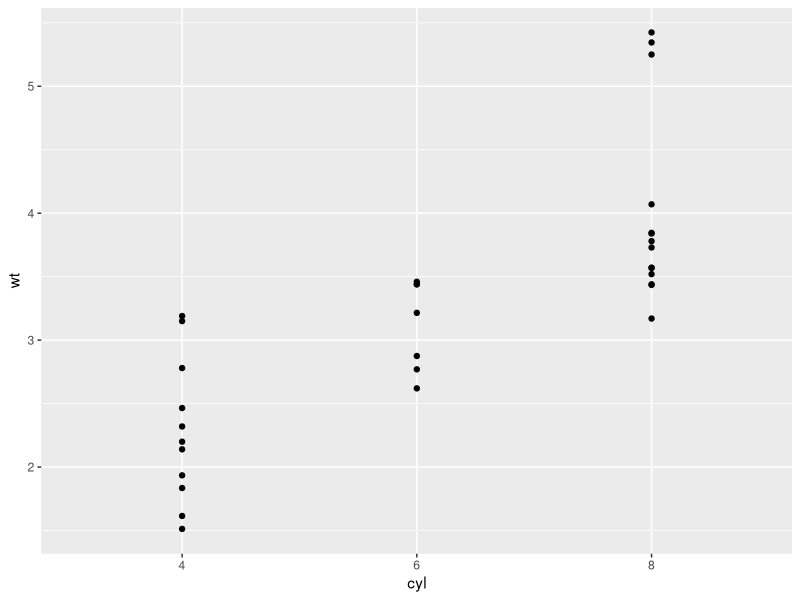
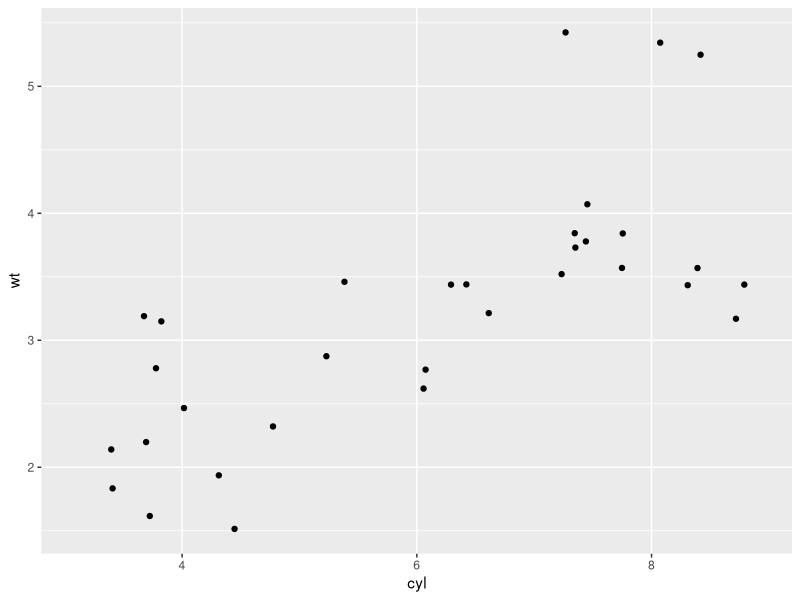
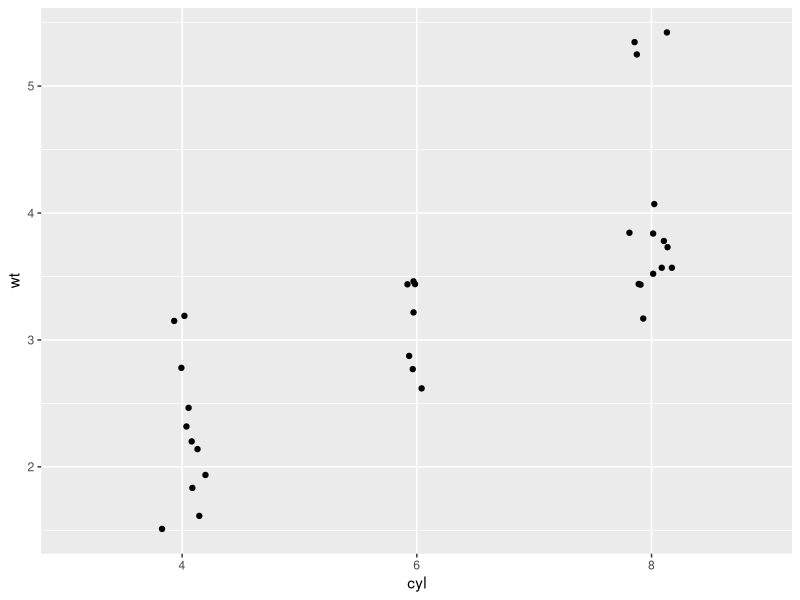
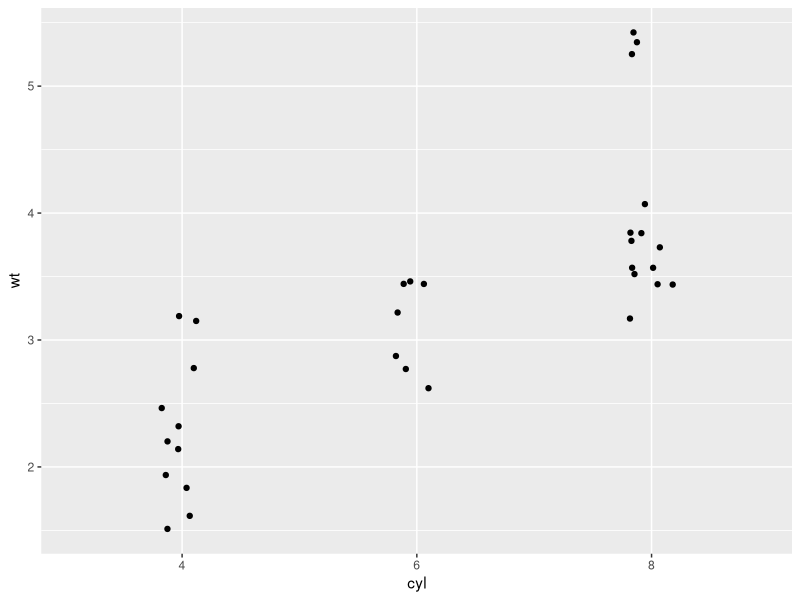
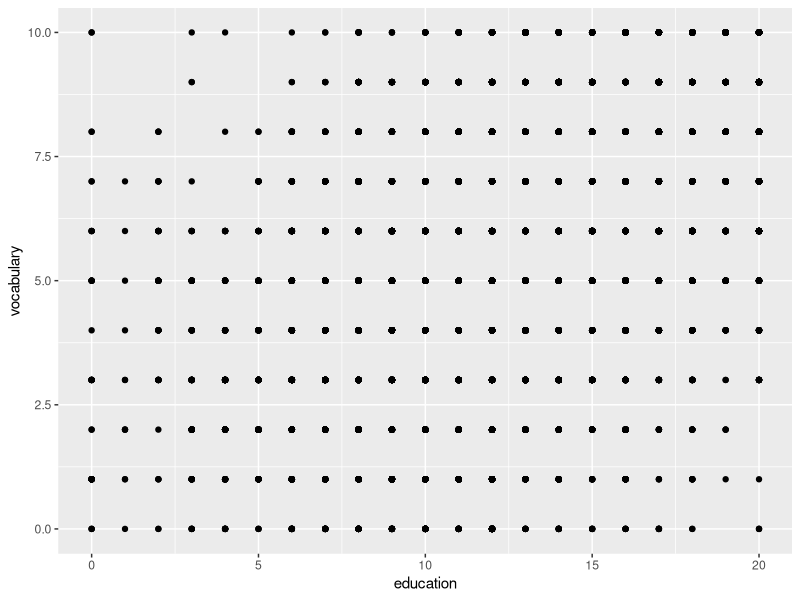
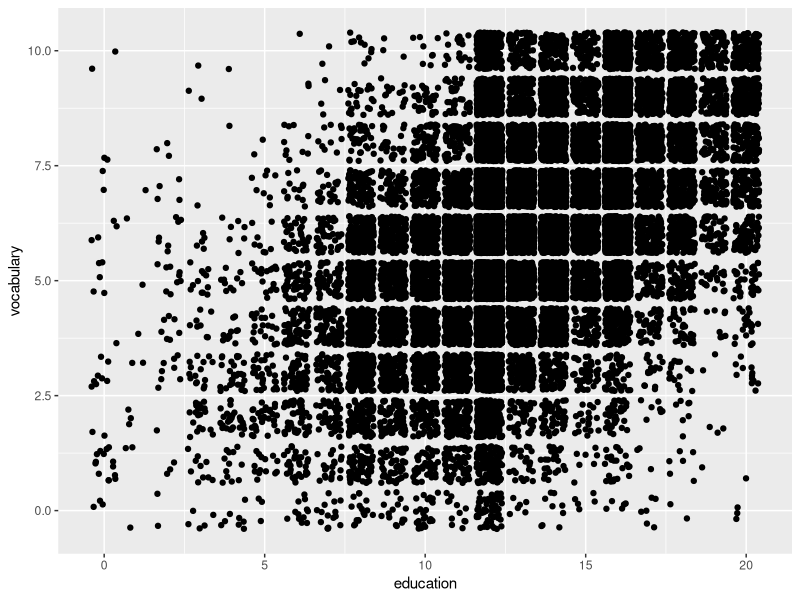
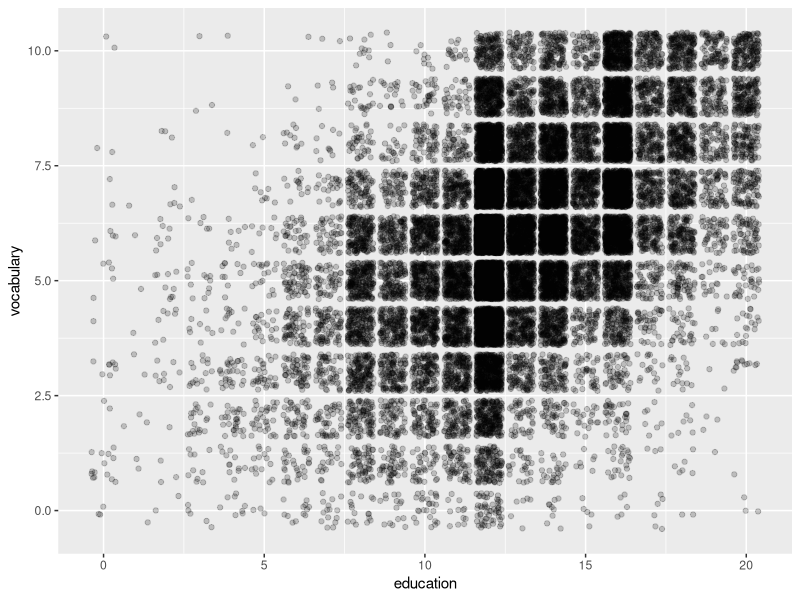
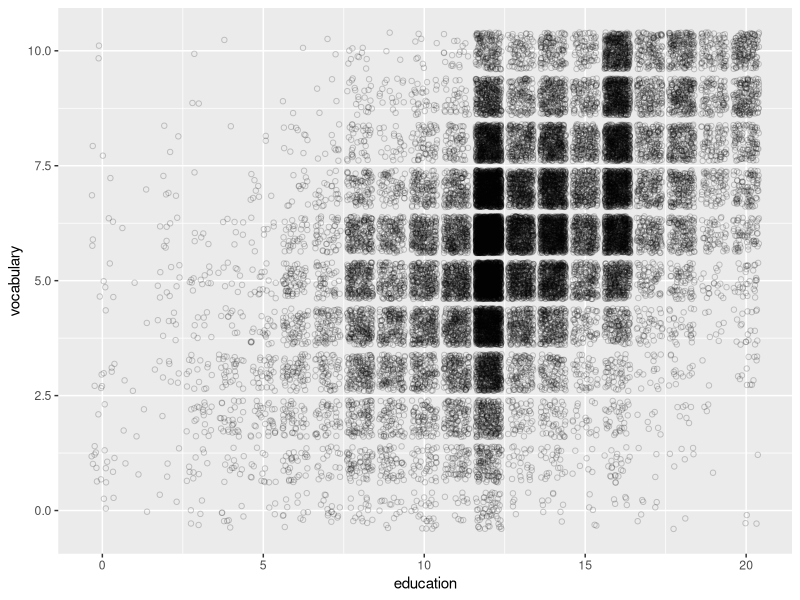

These charts were generated, in order, by the following R code:
# Load the ggplot2 package
library(ggplot2)

# Change cyl inside mtcars to a factor
mtcars$cyl <- as.factor(mtcars$cyl) 

# Shown in the viewer:
ggplot(mtcars, aes(x = cyl, y = wt)) +
  geom_point()

# Solutions:
# 1 - With geom_jitter()
ggplot(mtcars, aes(x = cyl, y = wt)) +
  geom_jitter()

# 2 - Set width in geom_jitter()
ggplot(mtcars, aes(x = cyl, y = wt)) +
  geom_jitter(width = 0.1)

# 3 - Set position = position_jitter() in geom_point() ()
ggplot(mtcars, aes(x = cyl, y = wt)) +
  geom_point(position = position_jitter(0.1))

# Load the car package
library(car)

# Examine the structure of Vocab
str(Vocab)

# Basic scatter plot of vocabulary (y) against education (x). Use geom_point()
ggplot(Vocab, aes(x = education, y = vocabulary)) + 
  geom_point()

# Use geom_jitter() instead of geom_point()
ggplot(Vocab, aes(x = education, y = vocabulary)) + 
  geom_jitter()

# Using the above plotting command, set alpha to a very low 0.2
ggplot(Vocab, aes(x = education, y = vocabulary)) + 
  geom_jitter(alpha = 0.2)

# Using the above plotting command, set the shape to 1
ggplot(Vocab, aes(x = education, y = vocabulary)) + 
  geom_jitter(alpha = 0.2, shape = 1)
